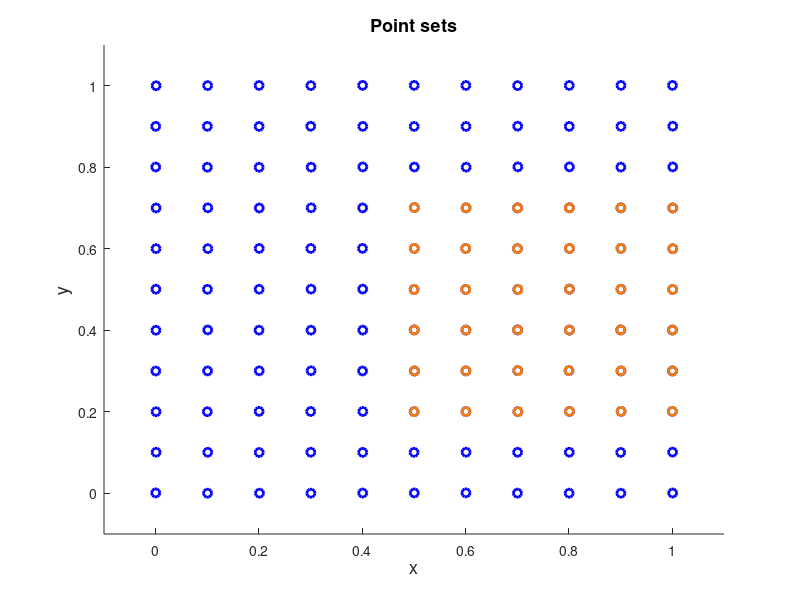

Source code (MATLAB): (Note: this script raises an error after producing the figure.)
%% Concave hull from a 2D gridded point set with a cavity

%% Introduction
% In this example, a 2-dimensional gridded point set is given, which has an
% internal cavity. The idea for the concave hull creation is to create the
% convex hull of the given point set (point set 1) and then the convex hull
% of a point set which is a subset of the point set 1 and defines the
% cavity (point set 2). Afterwards the common facets of the two convex
% hulls are deleted. The remaining facets are the facets of the concave
% hull.

%% Initial data
% Set the random number generator.
rng(1);
%%
% Set the dimension of the problem.
d=2;
%% 
% Define the gridded point set 1, which includes the cavity formed by the
% point set 2.
[X,Y]=meshgrid(0:0.1:1);
points1=[X(:),Y(:)];
%% 
% Perform random permutations to point set 1.
points1=points1+0.001*rand(size(points1));
%%
% Define the random point set 2, which forms the cavity included in the
% point set 1.
ind=find(points1(:,1)>0.5 & points1(:,2)>0.2 & points1(:,2)<0.8);
points2=points1(ind,:);
%%
% Plot the points defining the region the concave hull of which is to be
% extracted.
figure('Name','Point sets','NumberTitle','off')
scatter(points1(:,1),points1(:,2),...
    'marker','o','MarkerEdgeColor',[0 0 1],'LineWidth',2)
hold on
scatter(points2(:,1),points2(:,2),...
    'marker','o','MarkerEdgeColor',[1 0.5 0],'LineWidth',2)
xlabel('x','FontSize',13);
ylabel('y','FontSize',13);
title('Point sets','FontSize',13)
axis([-0.1 1.1 -0.1 1.1])

%% Processing
% Find the convex hull of the point set 1. Sort the node identities of each
% facet.
ch1=convhull_nd(points1);
ch1=sort(ch1,2);
%%
% Find the convex hull of the point set 2. Make the correspondence to the
% initial indexing $ind$ and sort the node identities of each facet.
ch2=convhull_nd(points2);
ch2=sort(ind(ch2),2);
%%
% Find the common edges of the two convex hulls.
ind2=zeros(0,d);
k=1;
for i=1:size(ch1,1)
    for j=1:size(ch2,1)
        if isequal(ch1(i,:),ch2(j,:))
            ind2(k,:)=[i,j];
            k=k+1;
        end
    end
end
%%
% Find the common edges of the two convex hulls.
ch1(ind2(:,1),:)=[];
ch2(ind2(:,2),:)=[];
%%
% Assemble the remaining facets of the two convex hulls.
chfinal=[ch1;ch2];

%% Plots
% Find the first and the second point identity of each edge of the convex
% hull.
node1=chfinal(:,1);
node2=chfinal(:,2);
%%
% Find the x and y coordinates of the first and second point of each
% edge of the convex hull.
x1=points1(node1,1);
x2=points1(node2,1);
y1=points1(node1,2);
y2=points1(node2,2);
%%
% Arrange the coordinate data.
X1=[x1,x2]';
Y1=[y1,y2]';
%%
% Plot the convex hull.
figure('Name','Concave hull','NumberTitle','off')
line(X1,Y1,'marker','.','markersize',20,'markeredgecolor',[1 0.5 0],...
    'linestyle','-', 'linewidth',2,'color','blue');
xlabel('x','FontSize',13);
ylabel('y','FontSize',13);
title('Concave hull','FontSize',13)
axis([-0.1 1.1 -0.1 1.1])

%% Contact author
%
%  (c) 2024 by George Papazafeiropoulos
%  First Lieutenant, Infrastructure Engineer, Hellenic Air Force
%  Civil Engineer, M.Sc., Ph.D. candidate, NTUA
%
% Email: gpapazafeiropoulos@yahoo.gr
%
% Website: http://users.ntua.gr/gpapazaf/
%

